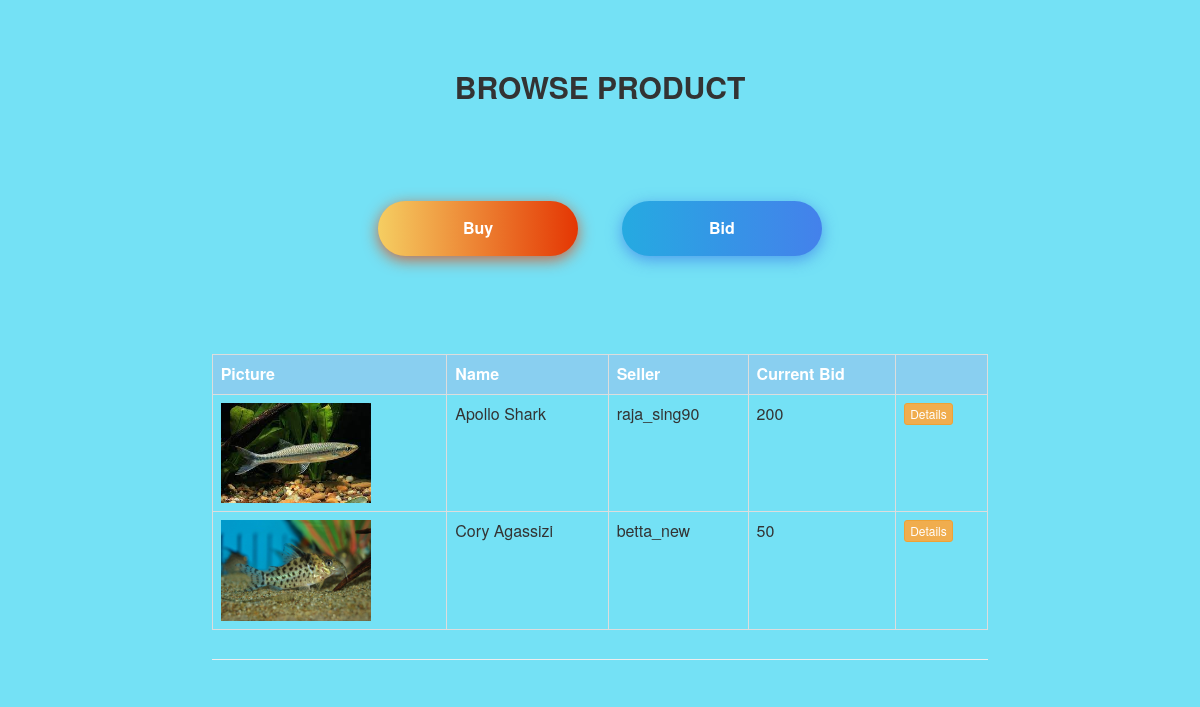
/br_pr_bid.php, run on the app's committed database.
### tables this page shows
CREATE TABLE `tbl_productbid_delta` (
  `ID` int(11) NOT NULL,
  `PICTURE` varchar(50) NOT NULL,
  `NAME` varchar(255) NOT NULL,
  `DESCRIPTION` varchar(255) NOT NULL,
  `SELLER` varchar(50) NOT NULL,
  `DUEDATE` datetime NOT NULL,
  `HIGHESTBID` int(11) NOT NULL,
  `HIGHESTBIDDER` varchar(50) NOT NULL
);

### br_pr_bid.php (the view, shortened to what this page needs)
<?php
  include 'db.php'
?>
<html>
<head>
    <link href="css/bootstrap.min.css" rel="stylesheet">
    <link rel="stylesheet" type="text/css" href="https://cdn.datatables.net/v/dt/dt-1.10.25/datatables.min.css"/>
</head>
<body>
<div class="row">
    <div class="col-xs-12 col-sm-10 col-sm-offset-1 col-md-8 col-md-offset-2">
      <div class="page-header">
      <center>
        <h2 class="thick">BROWSE PRODUCT</h2>
      <div class="buttons">
    <a href="br_pr.php"><button class="btn-hover color-2">Buy</button>
    <a href="br_pr_bid.php"><button class="btn-hover color-9">Bid</button>
</div>
  </center>
      <table class="table table-bordered">
        <tr style="background: #89CFF0;color: #fff;">
          <th>Picture</th>
          <th>Name</th>
          <th>Seller</th>
          <th>Current Bid</th>
          <th></th>
      </tr>
       <?php
      $per_page = 10;
      if (isset($_GET["page"]))
        $page = $_GET["page"];
      else
        $page = 1;
      $start_from = ($page-1) * $per_page;
      try {
        $conn = new PDO("mysql:host=$servername;dbname=$dbname", $username, $password);
        $conn->setAttribute(PDO::ATTR_ERRMODE, PDO::ERRMODE_EXCEPTION);
        $stmt = $conn->prepare("select * from tbl_productbid_delta LIMIT $start_from, $per_page");
        $stmt->execute();
        $result = $stmt->fetchAll();
      }
      catch(PDOException $e){
            echo "Error: " . $e->getMessage();
      }
      foreach($result as $readrow) {
      ?>
      <tr>
        <?php if(file_exists('pictures_bid/'. $readrow['PICTURE'])){
                 echo  '<td><img class="circular--square" data-toggle="modal" data-target="#'.$readrow['PICTURE'].'" width=150px; src="pictures_bid/'.$readrow['PICTURE'].'"></td>';
              }
              else{
                $img = 'pictures/nophoto.jpg';
                echo '<td><img class="circular--square" width=70%; data-toggle="modal" data-target="#'.$readrow['PICTURE'].'" src="pictures/nophoto.jpg"'.'></td>';
              }?>
              </div>
        <td><?php echo $readrow['NAME']; ?></td>
        <td><?php echo $readrow['SELLER']; ?></td>
        <td><?php echo $readrow['HIGHESTBID']; ?></td>
        <td>
          <a href="product_detail_bid.php?pid=<?php echo $readrow['ID']; ?>" class="btn btn-warning btn-xs" role="button" ">Details</a>
              </td>
      <?php
      }
      ?>
    <div class="row">
    <div class="col-xs-12 col-sm-10 col-sm-offset-1 col-md-8 col-md-offset-2">
    </div>
</body>
</html>

### br_pr_bid.php (style rules this page uses)
body { background-color: #74E1F5; padding: 30px 10px; justify-content: center; }
* { -webkit-box-sizing: border-box; -moz-box-sizing: border-box; box-sizing: border-box; }
.buttons { margin: 10%; text-align: center; }
.btn-hover { width: 200px; font-size: 16px; font-weight: 600; color: #fff; cursor: pointer; margin: 20px; height: 55px; text-align:center; border: none; background-size: 300% 100%; border-radius: 50px; moz-transition: all .4s ease-in-out; -o-transition: all .4s ease-in-out; -webkit-transition: all .4s ease-in-out; transition: all .4s ease-in-out; }
.btn-hover.color-2 { background-image: linear-gradient(to right, #f5ce62, #e43603, #fa7199, #e85a19); box-shadow: 0 4px 15px 0 rgba(229, 66, 10, 0.75); }
.btn-hover.color-9 { background-image: linear-gradient(to right, #25aae1, #4481eb, #04befe, #3f86ed); box-shadow: 0 4px 15px 0 rgba(65, 132, 234, 0.75); }
.thick { font-weight: bold; }

### data on the page
tbl_productbid_delta: PICTURE (picture), NAME "Apollo Shark", SELLER "raja_sing90", HIGHESTBID "200"
tbl_productbid_delta: PICTURE (picture), NAME "Cory Agassizi", SELLER "betta_new", HIGHESTBID "50"
